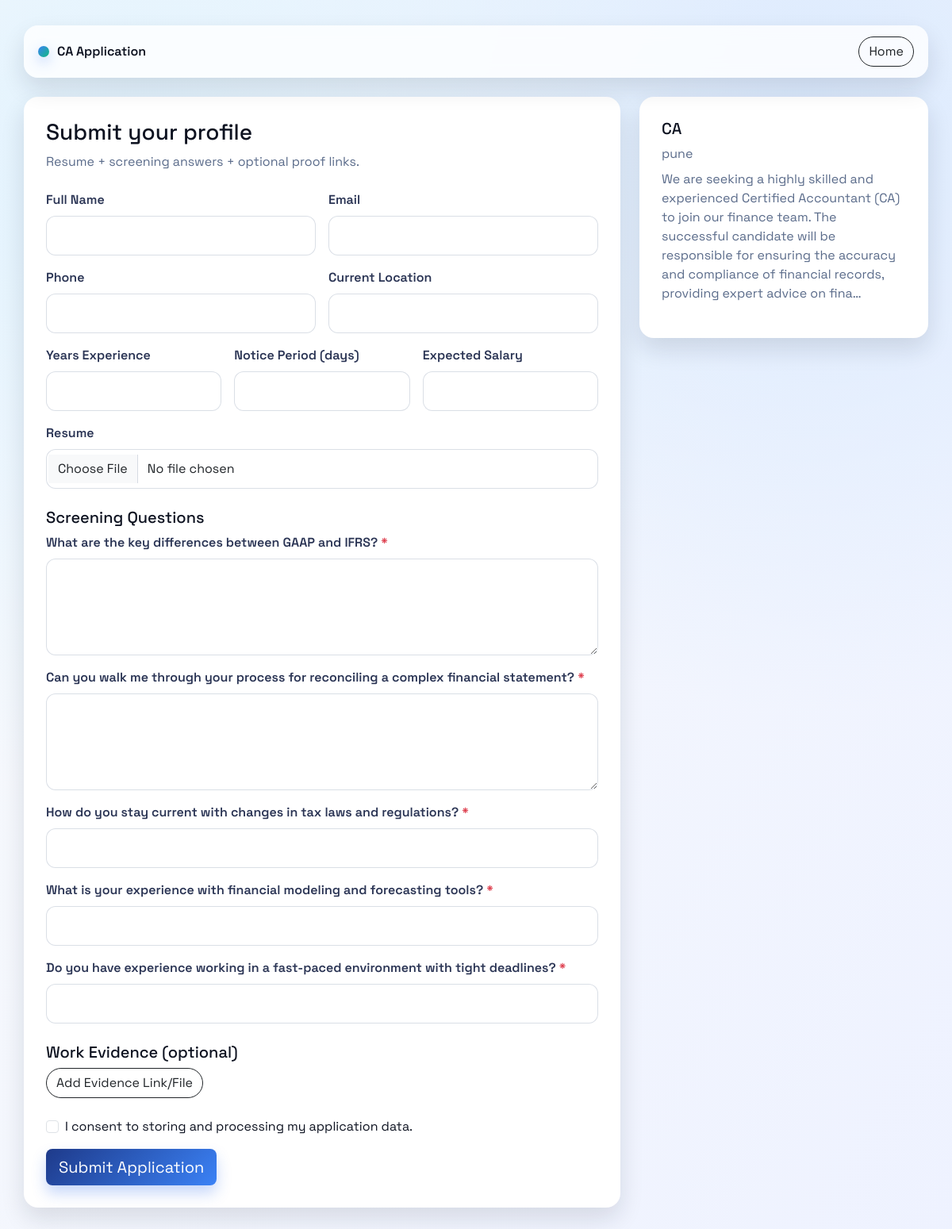
/apply/8/, run on the app's committed database.
### core/models.py (models this page shows, shortened)
class Job(models.Model):
    title = models.CharField(max_length=255)
    description = models.TextField()
    skills = models.JSONField(blank=True, null=True)
    location = models.CharField(max_length=120, blank=True)
    employment_type = models.CharField(max_length=40, blank=True)
    min_experience_years = models.PositiveSmallIntegerField(null=True, blank=True)
    created_by = models.ForeignKey(
        User,
        on_delete=models.SET_NULL,
        null=True,
        blank=True,
        related_name="jobs_created",
    )
    created_at = models.DateTimeField(auto_now_add=True)

class ScreeningQuestion(models.Model):
    QUESTION_TYPE_CHOICES = [
        ("knockout_bool", "Knockout Bool"),
        ("single_choice", "Single Choice"),
        ("multi_choice", "Multi Choice"),
        ("short_text", "Short Text"),
        ("long_text", "Long Text"),
        ("number", "Number"),
        ("file", "File Upload"),
        ("url", "URL"),
    ]
    BUCKET_CHOICES = [
        ("skills_evidence", "Skills Evidence"),
        ("problem_solving", "Problem Solving"),
        ("role_fit", "Role Fit"),
        ("work_style", "Work Style"),
    ]
    job = models.ForeignKey(Job, on_delete=models.CASCADE, related_name="questions")
    prompt = models.TextField()
    question_type = models.CharField(max_length=20, choices=QUESTION_TYPE_CHOICES)
    is_required = models.BooleanField(default=True)
    is_knockout = models.BooleanField(default=False)
    knockout_rule = models.JSONField(null=True, blank=True)
    bucket = models.CharField(max_length=25, choices=BUCKET_CHOICES, blank=True)
    order = models.PositiveIntegerField(default=0)
    class Meta:
        ordering = ["order", "id"]

### core/views.py (the view, shortened to what this page needs)
# urls.py: path('apply/<int:job_id>/', views.candidate_apply, name="candidate_apply"),
def candidate_apply(request, job_id):
    job = get_object_or_404(Job, id=job_id)
    questions = list(job.questions.all())
    return render(
        request,
        "core/candidate_apply.html",
        {
            "job": job,
            "questions": questions,
        },
    )

### core/templates/core/candidate_apply.html (shortened to what this page needs)
<!DOCTYPE html>
<html>
<head>
    <link href="https://cdn.jsdelivr.net/npm/bootstrap@5.3.2/dist/css/bootstrap.min.css" rel="stylesheet">
    {% load static %}
    <link href="{% static 'core/style.css' %}" rel="stylesheet">
</head>
<body class="app-body">
<div class="container app-shell">
    <div class="app-nav mb-4">
        <div class="brand-mark">
            <span class="brand-dot"></span>
            <span>{{ job.title }} Application</span>
        </div>
        <a href="{% url 'home' %}" class="btn btn-outline-dark">Home</a>
    </div>
    <div class="row g-4">
        <div class="col-lg-8">
            <div class="app-card">
                <h3 class="mb-2">Submit your profile</h3>
                <p class="muted-text mb-4">Resume + screening answers + optional proof links.</p>
                <form method="post" enctype="multipart/form-data">
                    <div class="row g-3">
                        <div class="col-md-6">
                            <label class="form-label">Full Name</label>
                            <input class="form-control" name="full_name" required>
                        </div>
                        <div class="col-md-6">
                            <label class="form-label">Email</label>
                            <input class="form-control" type="email" name="email" required>
                        </div>
                        <div class="col-md-6">
                            <label class="form-label">Phone</label>
                            <input class="form-control" name="phone">
                        </div>
                        <div class="col-md-6">
                            <label class="form-label">Current Location</label>
                            <input class="form-control" name="current_location">
                        </div>
                        <div class="col-md-4">
                            <label class="form-label">Years Experience</label>
                            <input class="form-control" type="number" step="0.1" min="0" name="years_experience">
                        </div>
                        <div class="col-md-4">
                            <label class="form-label">Notice Period (days)</label>
                            <input class="form-control" type="number" min="0" name="notice_period_days">
                        </div>
                        <div class="col-md-4">
                            <label class="form-label">Expected Salary</label>
                            <input class="form-control" type="number" step="0.01" min="0" name="expected_salary">
                        </div>
                    </div>
                    <div class="mt-3">
                        <label class="form-label">Resume</label>
                        <input class="form-control" type="file" name="resume_file" accept="application/pdf,image/*" required>
                    </div>
                    <h5 class="mt-4">Screening Questions</h5>
                    {% if questions %}
                        {% for q in questions %}
                            <div class="mb-3">
                                <label class="form-label">
                                    {{ q.prompt }}
                                    {% if q.is_required %}<span class="text-danger">*</span>{% endif %}
                                </label>
                                {% if q.question_type == "long_text" %}
                                    <textarea class="form-control" rows="4" name="question_{{ q.id }}" {% if q.is_required %}required{% endif %}></textarea>
                                {% elif q.question_type == "number" %}
                                    <input type="number" class="form-control" name="question_{{ q.id }}" {% if q.is_required %}required{% endif %}>
                                {% elif q.question_type == "url" %}
                                    <input type="url" class="form-control" name="question_{{ q.id }}" {% if q.is_required %}required{% endif %}>
                                {% else %}
                                    <input type="text" class="form-control" name="question_{{ q.id }}" {% if q.is_required %}required{% endif %}>
                                {% endif %}
                            </div>
                        {% endfor %}
                    {% else %}
                        <p class="muted-text">No custom questions configured for this role.</p>
                    {% endif %}
                    <h5 class="mt-4">Work Evidence (optional)</h5>
                    <button type="button" class="btn btn-outline-dark" id="add-artifact-btn">Add Evidence Link/File</button>
                    <div class="form-check mt-4 mb-3">
                        <input class="form-check-input" type="checkbox" id="consent" name="consent_given" required>
                        <label class="form-check-label" for="consent">I consent to storing and processing my application data.</label>
                    </div>
                    <button class="btn btn-primary btn-lg" type="submit">Submit Application</button>
                </form>
            </div>
        </div>
        <div class="col-lg-4">
            <div class="app-card">
                <h5 class="mb-2">{{ job.title }}</h5>
                <p class="muted-text mb-2">{{ job.location }}</p>
                <p class="muted-text">{{ job.description|truncatechars:240 }}</p>
            </div>
        </div>
    </div>
</div>
</body>
</html>

### core/static/core/style.css (style rules this page uses)
:root { --ink-900: #0d1220; --ink-700: #2a3454; --ink-500: #5a6b8a; --surface: #ffffff; --surface-2: #f4f6fb; --brand-700: #1e3a8a; --brand-500: #3b82f6; --brand-300: #93c5fd; --accent-500: #10b981; --warning-500: #f59e0b; --danger-500: #ef4444; --shadow-lg: 0 24px 60px rgba(15, 23, 42, 0.15); --shadow-md: 0 14px 30px rgba(15, 23, 42, 0.12); --radius-xl: 24px; --radius-lg: 18px; --radius-md: 12px; }
* { box-sizing: border-box; }
body.app-body { font-family: "Space Grotesk", "Source Sans 3", sans-serif; color: var(--ink-900); background: radial-gradient(circle at 15% 15%, #e0f2fe 0%, transparent 45%), radial-gradient(circle at 85% 10%, #dbeafe 0%, transparent 42%), linear-gradient(120deg, #f8fafc 0%, #eef2ff 100%); min-height: 100vh; }
.app-shell { padding: 32px 0 64px; }
.app-nav { display: flex; align-items: center; justify-content: space-between; padding: 14px 18px; background: rgba(255, 255, 255, 0.8); border-radius: var(--radius-lg); box-shadow: var(--shadow-md); backdrop-filter: blur(10px); }
.brand-mark { display: inline-flex; align-items: center; gap: 10px; font-weight: 600; color: var(--ink-900); }
.brand-dot { width: 14px; height: 14px; border-radius: 50%; background: linear-gradient(135deg, var(--brand-500), var(--accent-500)); box-shadow: 0 6px 16px rgba(59, 130, 246, 0.35); }
.btn-primary { background: linear-gradient(135deg, var(--brand-700), var(--brand-500)); border: none; box-shadow: 0 10px 18px rgba(37, 99, 235, 0.25); }
.btn-outline-dark { border-radius: 999px; }
.app-card { background: var(--surface); border-radius: var(--radius-lg); box-shadow: var(--shadow-md); padding: 28px; }
.form-label { font-weight: 600; color: var(--ink-700); }
.form-control, .form-select { border-radius: 12px; border: 1px solid rgba(148, 163, 184, 0.35); padding: 12px 14px; }
.muted-text { color: var(--ink-500); }

### data on the page
Job: title "CA", location "pune", description "We are seeking a highly skilled and experienced Certified Accountant (CA) to join our finance team. The successful candidate will be responsible for ensuring the accuracy and compliance of financial records, providing expert advice on fina…"
ScreeningQuestion: prompt "What are the key differences between GAAP and IFRS?"
ScreeningQuestion: prompt "Can you walk me through your process for reconciling a complex financial statement?"
ScreeningQuestion: prompt "How do you stay current with changes in tax laws and regulations?"
ScreeningQuestion: prompt "What is your experience with financial modeling and forecasting tools?"
ScreeningQuestion: prompt "Do you have experience working in a fast-paced environment with tight deadlines?"
